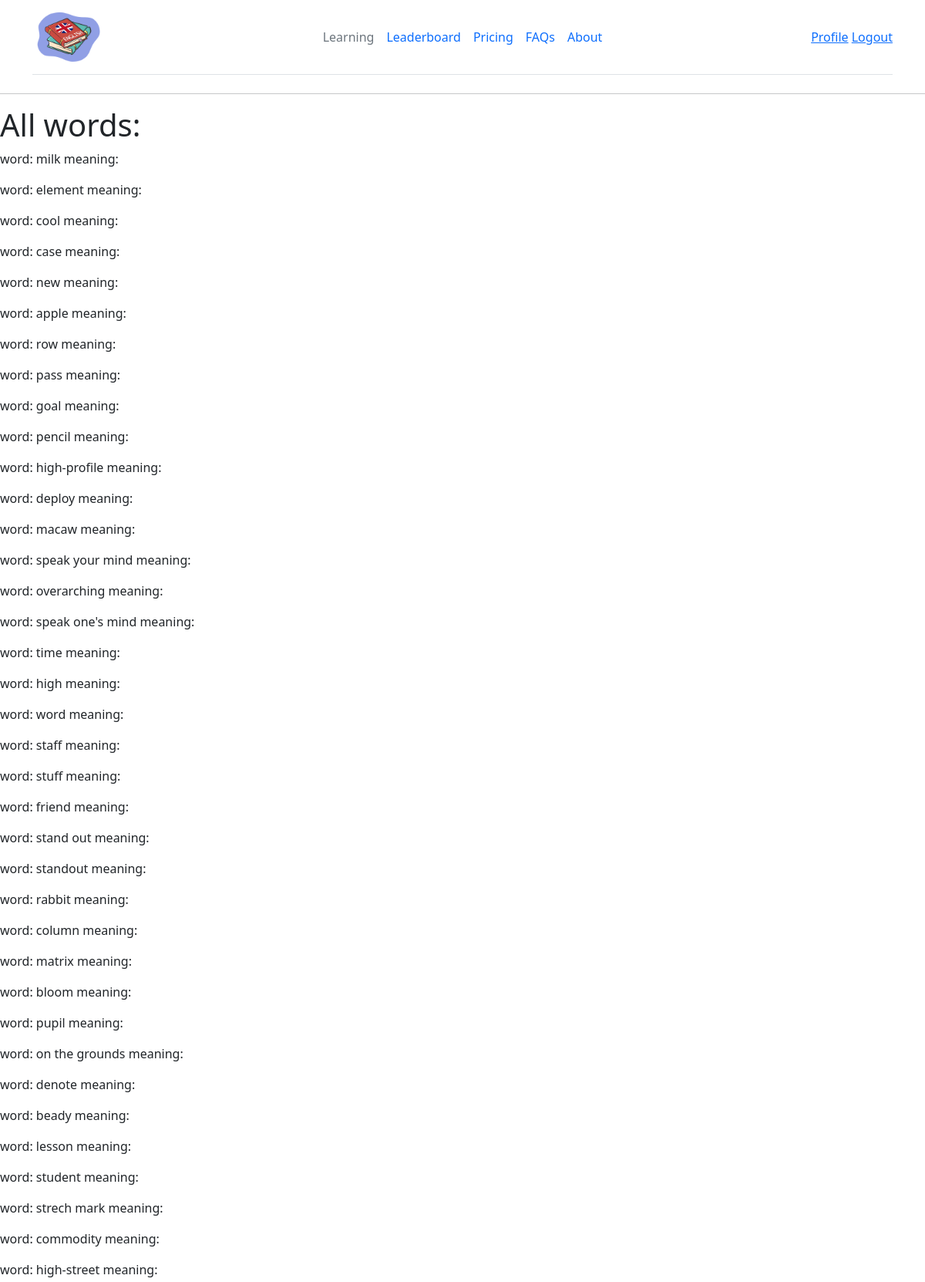
Page /see_all_words (signed in, upper part) on the committed database.
### app/models.py (models this page shows, shortened)
class Word(db.Model):
    id = db.Column(db.Integer, primary_key=True)
    word_text = db.Column(db.String(80), unique=True, nullable=False)
    definitions = relationship('Definition', back_populates='word')

### app/blueprints/word_groups/routes.py (the view)
@word_groups_bp.route('/see_all_words', methods=['GET', 'POST'])
@login_required
def see_all_words():
    query = sa.select(Word)
    words = db.session.scalars(query).all()
    return render_template('see_all_words.html', words=words)

### app/models.py (called while the page is built)
@login.user_loader
def load_user(id):
    return db.session.get(User, int(id))

### app/blueprints/word_groups/templates/see_all_words.html
{% extends "base.html" %}
{% block content %}
    <h1>All words:</h1>
    {% for word in words %}
    <div><p>word: {{ word.word_text }} meaning: <b>{{ word.meaning }}</b></p></div>
    {% endfor %}
{% endblock %}

### rows in the picture
Word: word_text "milk"
Word: word_text "element"
Word: word_text "cool"
Word: word_text "case"
Word: word_text "new"
Word: word_text "apple"
Word: word_text "row"
Word: word_text "pass"
Word: word_text "goal"
Word: word_text "pencil"
Word: word_text "high-profile"
Word: word_text "deploy"
Word: word_text "macaw"
Word: word_text "speak your mind"
Word: word_text "overarching"
Word: word_text "speak one's mind"
Word: word_text "time"
Word: word_text "high"
Word: word_text "word"
Word: word_text "staff"
Word: word_text "stuff"
Word: word_text "friend"
Word: word_text "stand out"
Word: word_text "standout"
Word: word_text "rabbit"
Word: word_text "column"
Word: word_text "matrix"
Word: word_text "bloom"
Word: word_text "pupil"
Word: word_text "on the grounds"
Word: word_text "denote"
Word: word_text "beady"
Word: word_text "lesson"
Word: word_text "student"
Word: word_text "strech mark"
Word: word_text "commodity"
Word: word_text "high-street"
